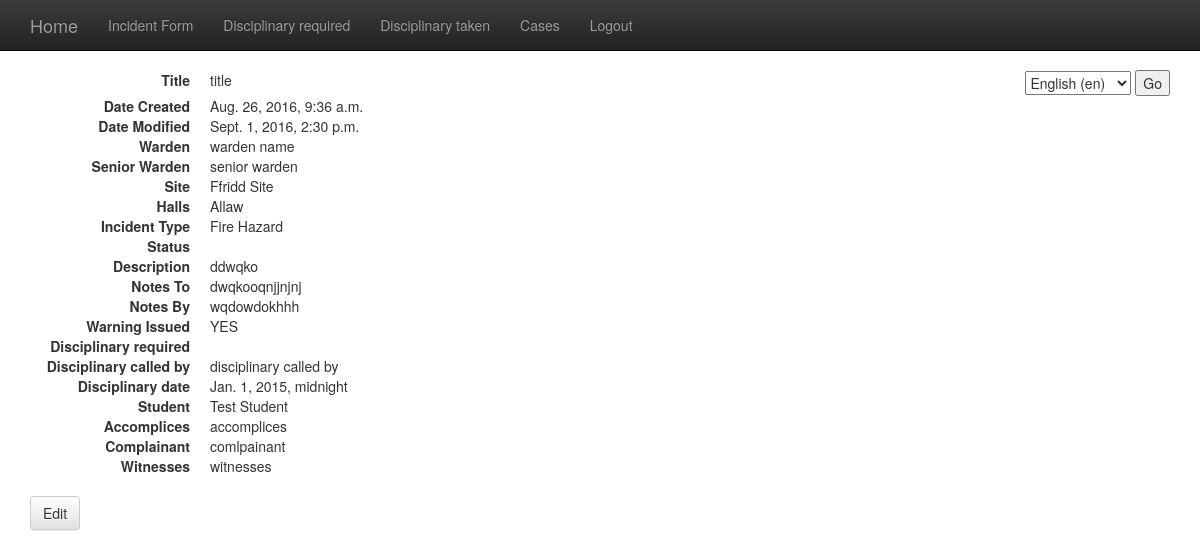
The page /wardens/detail/23/ (signed in) on the database its author committed.
### wardens/models.py (models this page shows)
class Incident(models.Model):       # all fields related to creating an incident report and/or viewing cases i.e closed
    title = models.CharField(_('title'), max_length=100)
    date_created = models.DateTimeField(auto_now_add=True)
    date_modified = models.DateTimeField(auto_now=True)
    warden_name = models.CharField(_('warden name'), max_length=150)
    senior_warden = models.CharField(_('senior warden'), max_length=150)
    site = models.ForeignKey(Site, related_name='incidents')
    halls = models.ForeignKey(Hall, related_name='incidents')
    incident_type = models.ForeignKey(IncidentType, related_name='incidents')
    ACTIVE = 'Active'
    CLOSED = 'Closed'
    CASE_STATUS = (
        (ACTIVE, 'Active'),
        (CLOSED, 'Closed'),
    )
    case_status = models.CharField(
        max_length=50,
        choices=CASE_STATUS,
        default=ACTIVE
    )
    description = models.TextField()
    notes_to = models.TextField(null=True, blank=True)
    notes_by = models.TextField(null=True, blank=True)
    YES = 'YES'
    NO = 'No'
    WARNING_ISSUED = (
        (YES, 'Yes'),
        (NO, 'No'),
    )
    warning_issued = models.CharField(
        null=True,
        max_length=50,
        choices=WARNING_ISSUED,
        default=YES
    )
    YES = 'Yes'
    NO = 'No'
    DISCIPLINARY_REQUIRED = (
        (YES, _('Yes')),
        (NO, _('No')),
    )
    disciplinary_required = models.CharField(
        null=True,
        max_length=50,
        choices=DISCIPLINARY_REQUIRED,
        default=YES
    )
    disciplinary_called_by = models.CharField(_('disciplinary called by'), max_length=150, null=True, blank=True)
    disciplinary_date = models.DateTimeField(_('disciplinary date'), null=True, blank=True)
    student = models.ForeignKey(Student, related_name='incidents')
    complainant = models.CharField(_('complainant'), max_length=500, null=True, blank=True)
    accomplices = models.CharField(_('accomplices'), max_length=500, null=True, blank=True)
    witnesses = models.CharField(_('witnesses'), max_length=500, null=True, blank=True)

class Site(models.Model):   #site model containing all relevant information regarding site
    name = models.CharField(_('Name'), max_length=100)
    def __str__(self):
        return self.name

class Hall(models.Model):   #Hall model containing all relevant information regarding student
    name = models.CharField(_('Name'), max_length=40)
    site = models.ForeignKey(Site, related_name='halls')
    def __str__(self):
        return self.name

class IncidentType(models.Model):   #Model for the type of incident at hand
    type = models.CharField(_('Type'), max_length=50)
    def __str__(self):
        return self.type

class Student(models.Model):                        #student model. containing all relevant information regarding student
    banner_id = models.CharField(_('banner id'), max_length=12)
    surname = models.CharField(_('surname'), max_length=60)
    forename = models.CharField(_('forename'), max_length=60)
    site = models.CharField(_('Site'), max_length=30)
    hall = models.CharField(_('Hall'), max_length=30)
    room_number = models.CharField(_('Room Number'), max_length=50)
    def __str__(self):
        return '%s %s' % (self.surname, self.forename)

### wardens/views.py (the view)
# urls.py: url(r'^detail/(?P<pk>[0-9]+)/$', views.detail, name='detail'),
@login_required
def detail(request, pk):
    try:
        incident = Incident.objects.get(pk=pk)      #get object or 404? reduce amounts of code
    except Incident.DoesNotExist:
        raise Http404("report does not exist")
    return render(request, 'wardens/detail.html', {'incident': incident})

### wardens/templates/wardens/detail.html
{% extends 'wardens/base.html' %}
{% load i18n %}
{% block content %}
<dl  class="dl-horizontal">
  <dt> {% trans 'Title'%}  </dt>
  <dd>{{ incident.title }}</dd>
  <dt> {% trans 'Date Created'%} </dt>
  <dd>{{ incident.date_created }}</dd>
  <dt> {% trans 'Date Modified'%} </dt>
  <dd>{{ incident.date_modified }}</dd>
  <dt> {% trans 'Warden' %} </dt>
  <dd>{{ incident.warden_name }}</dd>
  <dt> {% trans 'Senior Warden'%} </dt>
  <dd>{{ incident.senior_warden }}</dd>
  <dt> {% trans 'Site'%} </dt>
  <dd>{{ incident.site }}</dd>
  <dt> {% trans 'Halls'%} </dt>
  <dd>{{ incident.halls }}</dd>
  <dt> {% trans 'Incident Type'%} </dt>
  <dd>{{ incident.incident_type }}</dd>
  <dt> {% trans 'Status'%} </dt>
  <dd>{{ incident.Case_Status }}</dd>
  <dt> {% trans 'Description'%} </dt>
  <dd>{{ incident.description }}</dd>
  <dt> {% trans 'Notes To'%} </dt>
  <dd>{{ incident.notes_to }}</dd>
  <dt> {% trans 'Notes By'%} </dt>
  <dd> {{ incident.notes_by }} </dd>
  <dt> {% trans 'Warning Issued'%} </dt>
  <dd>{{ incident.warning_issued }}</dd>
  <dt> {% trans 'Disciplinary required'%} </dt>
  <dd>{{ incident.Disciplinary_required }}</dd>
  <dt> {% trans 'Disciplinary called by'%} </dt>
  <dd>{{ incident.disciplinary_called_by }}</dd>
  <dt> {% trans 'Disciplinary date'%} </dt>
  <dd>{{ incident.disciplinary_date }}</dd>
  <dt> {% trans 'Student'%} </dt>
  <dd>{{ incident.student }}</dd>
  <dt> {% trans 'Accomplices'%} </dt>
  <dd>{{ incident.accomplices }}</dd>
  <dt> {% trans 'Complainant'%} </dt>
  <dd>{{ incident.complainant }}</dd>
  <dt> {% trans 'Witnesses'%} </dt>
  <dd>{{ incident.witnesses }}</dd>
</dl>
<div class="btn-group" role="group" aria-label="...">
  <a href="{% url 'update' incident.pk %}" type="button" class="btn btn-default">Edit</a>
</div>
{% endblock %}

### rows shown on the page
Incident: title "title", date_created "Aug. 26, 2016, 9:36 a.m.", date_modified "Sept. 1, 2016, 2:30 p.m.", warden_name "warden name", senior_warden "senior warden", site "Ffridd Site", halls "Allaw", incident_type "Fire Hazard", description "ddwqko", notes_to "dwqkooqnjjnjnj", notes_by "wqdowdokhhh", warning_issued "YES", disciplinary_called_by "disciplinary called by", disciplinary_date "Jan. 1, 2015, midnight", student "Test Student", accomplices "accomplices", complainant "comlpainant", witnesses "witnesses"

### other values the page prints
form field language "English (en)"
